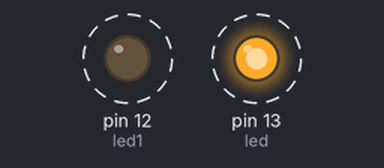
Recording of a sketch running on a simulated Arduino Mega 2560, built with avr-gcc and run on an emulated ATmega2560. Parts: output pins drawn as LEDs (lit = HIGH). Dashed ring = blinking.

Above: at 0.5 s.
Timing chart, 0 to 4.6 s (numbered marks = the images above):
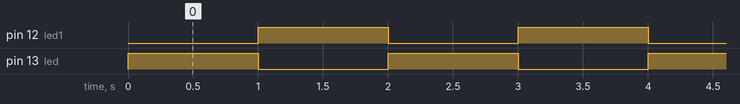

Measured:
- by itself, pin 12 (led1), pin 13 (led): alternates HIGH for 1.0 s and LOW for 1.0 s

The sketch:

Blink.ino
```cpp
//Blink//
//Autor Borxo García
//Licencia de Creative Commons Reconocimiento-NoComercial 4.0 Internacional.//

#define led  13
#define led1  12

void setup()
	{
		pinMode(led, OUTPUT);
		pinMode(led1, OUTPUT);
	}


void loop()
	{
		digitalWrite(led, HIGH);
		digitalWrite(led1, LOW);
		delay(1000);

		digitalWrite(led, LOW);
		digitalWrite(led1, HIGH);
		delay(1000);
	}
```
